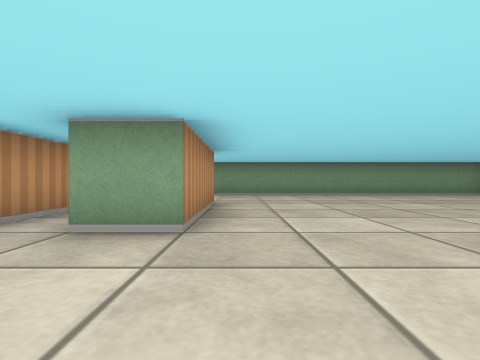
View 1 (above)

14 first-person views from a walk through a cub3D maze. The camera is about half as high as the walls, looks level and sees 80° across. The floor is counted in squares. Each view is taken from the middle of a square. On the plan, view 1 faces up. The plan holds only what a view shows up to about 9 squares ahead; the rest is blank.

View 2
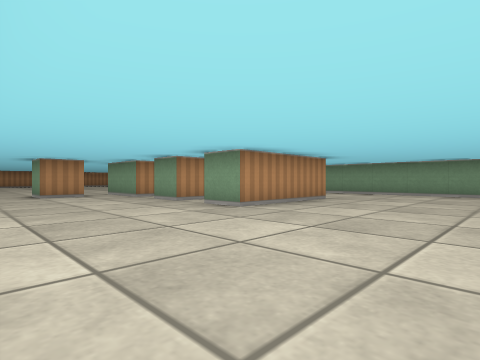

View 3
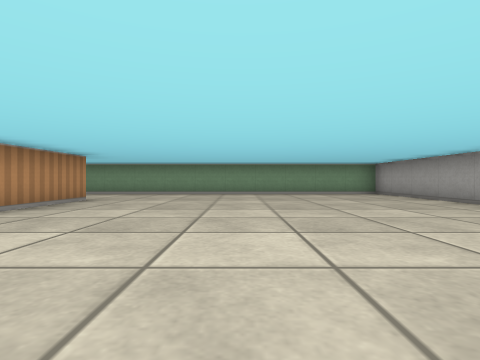

View 4
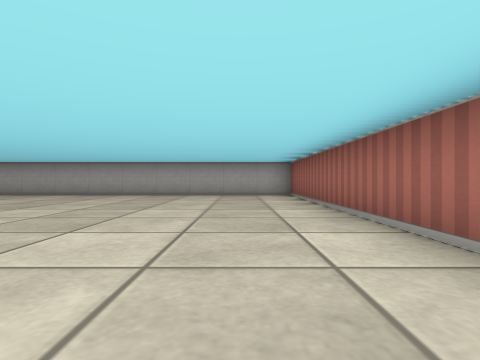

View 5
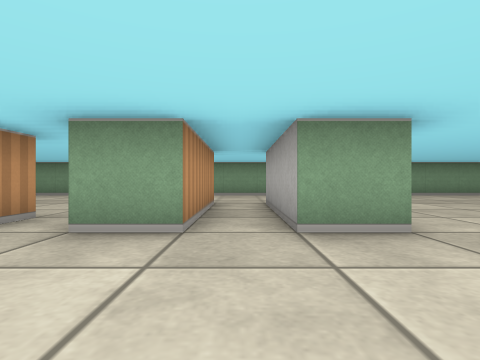

View 6
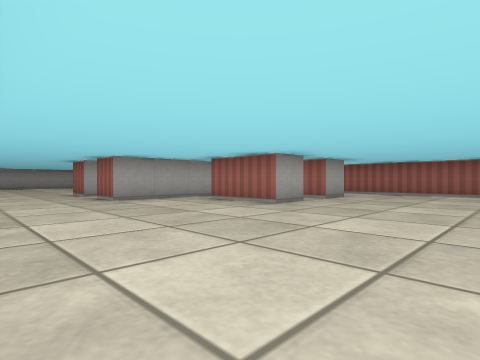

View 7
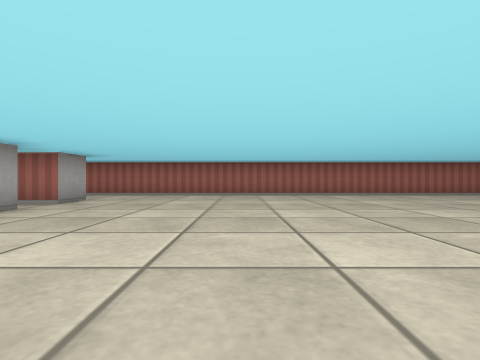

View 8
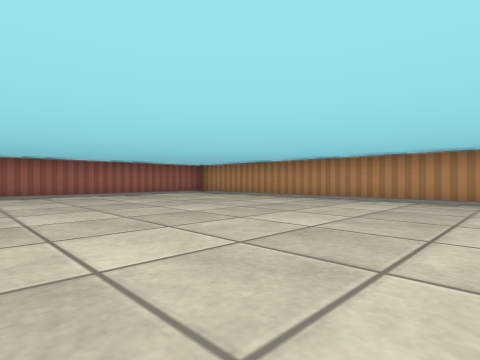

View 9
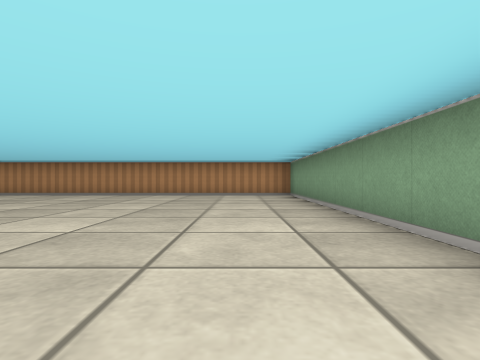

View 10
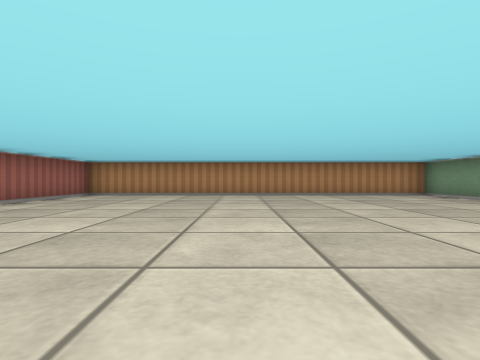

View 11
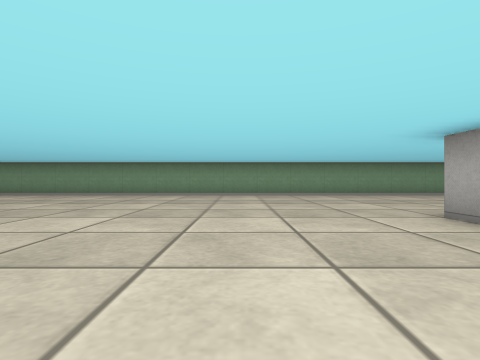

View 12
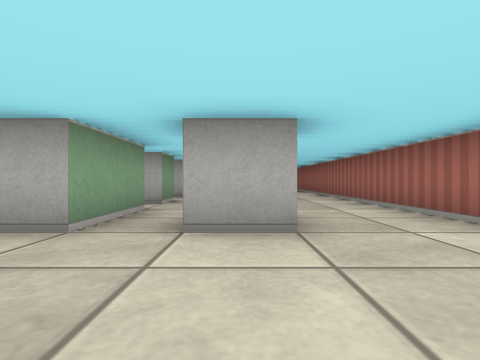

View 13
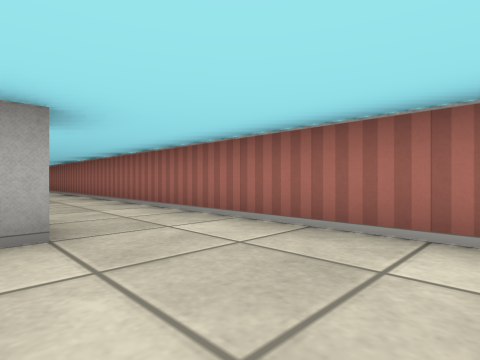

View 14
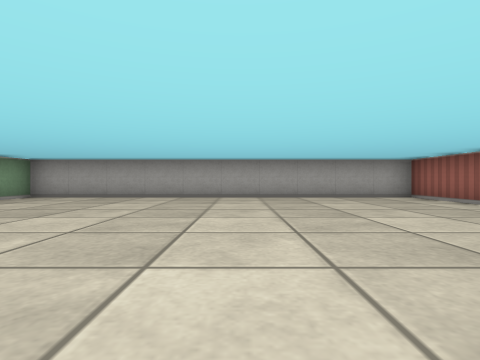

### Floor plan
Points are (right, up) in squares from view 1. A wall is a line through its corners. A room is listed if a view was taken in it or the views show most of it. See-through windows are left out.
Room 1 (views 1, 2, 3, 4, 5, 6, 7, 8, 9, 10, 11, 12, 13, 14)
walls: (-6.5, 3.5) (-4.5, 3.5) (-4.5, 2.5) (-6.5, 2.5) (-6.5, 3.5); (-6.5, 1.5) (-5.5, 1.5) (-5.5, 0.5) (-6.5, 0.5) (-6.5, 1.5); (-3.5, 2.5) (-3.5, 5.5) (-2.5, 5.5) (-2.5, 2.5) (-3.5, 2.5); (-1.5, 2.5) (-1.5, 5.5) (-0.5, 5.5) (-0.5, 2.5) (-1.5, 2.5); (-18.5, 8.5) (-18.5, -1.5) (7.5, -1.5) (7.5, 8.5) (-18.5, 8.5)

Where each view was taken, in squares from view 1:
view 1: 0 up, 0 right, facing up
view 2: 1 down, 3 right, facing up-left
view 3: 1 down, 3 right, facing up
view 4: 0 up, 1 left, facing right
view 5: 0 up, 2 left, facing up
view 6: 8 up, 10 left, facing down-right
view 7: 7 up, 10 left, facing down
view 8: 7 up, 12 left, facing down-left
view 9: 7 up, 10 left, facing left
view 10: 3 up, 10 left, facing left
view 11: 0 up, 9 left, facing up
view 12: 1 up, 9 left, facing right
view 13: 1 up, 9 left, facing down-right
view 14: 3 up, 0 right, facing right
